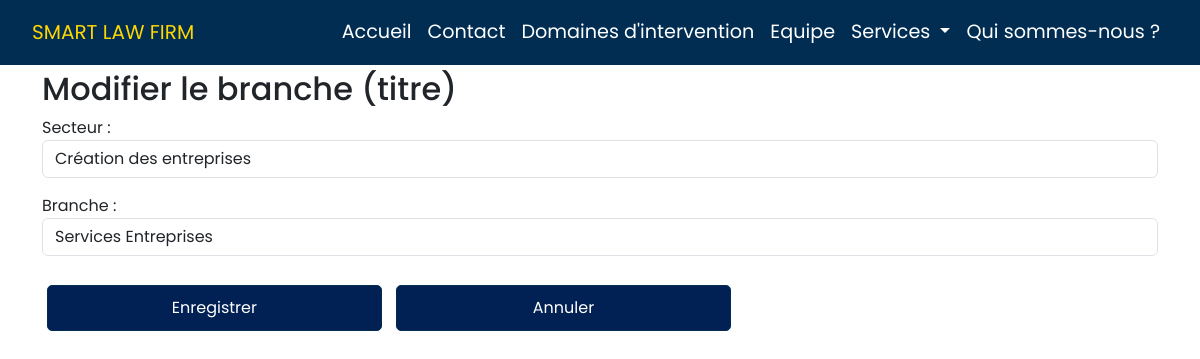
The page /law-edit-title/1/ on the database as committed earlier.
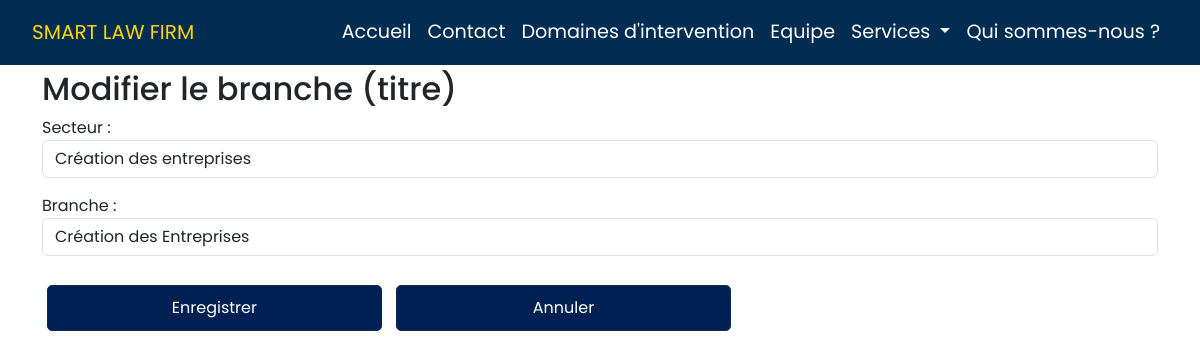
The same page on the database as committed later.
### Law/models.py (models this page shows, shortened)
class Title(models.Model):
    area = models.ForeignKey(Area, on_delete=models.CASCADE)
    name = models.CharField(max_length=128)

class Area(models.Model):
    name = models.CharField(max_length=255)
    topic = models.CharField(max_length=255)
    image = models.ImageField(upload_to='images', verbose_name="Image", blank=True, null=True)
    tag = models.CharField(max_length=128,  verbose_name="tag") # slogan
    description = models.CharField(max_length=255,  verbose_name="description", blank=True, default='')

### Law/views.py (the view, shortened to what this page needs)
# urls.py: path('law-edit-title/<int:title_id>/', views.law_edit_title_view, name='law-edit-title'),
def law_edit_title_view(request, title_id):
    title = get_object_or_404(Title, id=title_id)
    areas = Area.objects.all()  # Récupérer toutes les options pour "area"
    services = Service.objects.all()
    context = {
        'title': title,
        'areas': areas,
        'services' : services,
    }
    return render(request, 'Law/law_edit_title.html', context)

### Law/templates/Law/law_edit_title.html (shortened to what this page needs)
{% extends "templates_bases.html" %}
{% block content %}
{% include "Law/law_navbar.html" %}
<body class="edit-file-page" style="margin-top: 70px;">
    <div class="container mt-5">
        <h2 class="">Modifier le branche (titre)</h2>
        <form method="post" action="{% url 'law-edit-title' title.id %}">
            <div class="form-group">
                <label for="id_area">Secteur :</label>
                <select id="id_area" name="area" class="form-control">
                    {% for area in areas %}
                        <option value="{{ area.id }}" {% if area.id == title.area.id %}selected{% endif %}>
                            {{ area.name }}
                        </option>
                    {% endfor %}
                </select>
            </div>
            <div class="form-group mt-3">
                <label for="id_name">Branche :</label>
                <input type="text" id="id_name" name="name" value="{{ title.name }}" class="form-control">
            </div>
            <div class="mt-4">
                <button type="submit" class="btn btn-primary">Enregistrer</button>
                <a href="{% url 'law-home' %}" class="btn btn-primary">Annuler</a>
            </div>
        </form>
    </div>
{% endblock %}

Rows that differ between the two databases and show on the page:
changed Title "Création des entreprises": name "Services Entreprises" → "Création des Entreprises"
